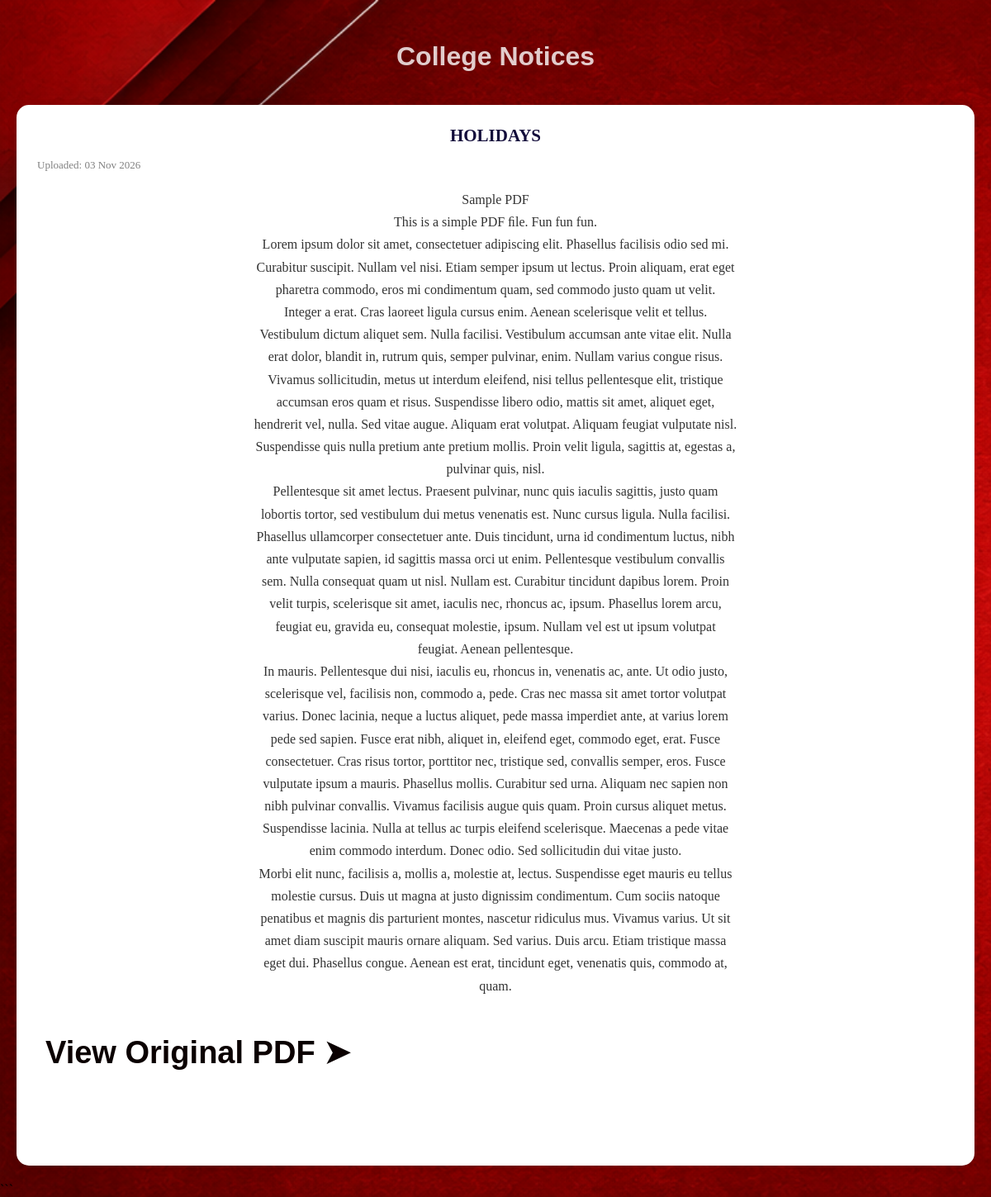
The page /notice/ on the database its author committed.
### CampusSystem/models.py (models this page shows, shortened)
class PDFDocument(models.Model):
    title = models.CharField(max_length=200)
    subject = models.CharField(max_length=100)
    semester = models.CharField(max_length=20)
    category = models.CharField(max_length=100)
    academic_year = models.CharField(max_length=20)
    summary = models.TextField(blank=True)
    file = models.FileField(upload_to="pdfs/")
    extracted_text = models.TextField(blank=True)
    uploaded_at = models.DateTimeField(auto_now_add=True)

### CampusSystem/views.py (the view)
# urls.py: path('notice/', views.notice_view, name='notice'),
def notice_view(request):
    notices = PDFDocument.objects.filter(
        category="Notice"
    ).order_by('-uploaded_at')
    return render(request, 'Campus/notice.html', {
        'notices': notices
    })

### templates/Campus/notice.html (shortened to what this page needs)
{% load static %}
<html>
<head>
    <link rel="stylesheet" href="{% static 'css/style1.css' %}">
</head>
<body>
    <h1 class="notice-heading">College Notices</h1>
    {% for notice in notices %}
        <div class="notice-card">
            <h2>{{ notice.title }}</h2>
            <p class="notice-date">
                Uploaded: {{ notice.uploaded_at|date:"d M Y" }}
            </p>
            <div class="notice-content">
                {{ notice.extracted_text|linebreaksbr }}
            </div>
            <a href="{{ notice.file.url }}" target="_blank"
               class="notice-link notice-page-link">
                View Original PDF ➤
            </a>
        </div>
    {% empty %}
        <p>No notices available.</p>
    {% endfor %}
</body>
</html>

### static/css/style1.css (style rules this page uses)
* { margin: 0; padding: 0; box-sizing: border-box; }
body { background-image: url("../img2.png"); background-size: cover; }
h1 { color: rgba(255, 255, 255, 0.8); font-family: Arial, sans-serif; text-align: center; width: 100%; padding: 20px; }
a { color: #830909; padding: 10px; margin-top: 11px; display: inline-block; text-decoration: none; font-family: Arial, sans-serif; font-size: 25px; }
.notice-link { color: aliceblue; font-size: 38px; font-weight: bold; text-align: center; margin-top: 180px; margin-left: 250px; }
.notice-heading { text-align: center; margin-top: 30px; }
.notice-page-link { display: block; width: fit-content; margin: 80px auto; text-align: center; }
.notice-card { background: white; padding: 25px; margin: 20px; border-radius: 15px; box-shadow: 0 3px 12px rgba(0,0,0,0.1); }
.notice-card h2 { color: #130D3B; margin-bottom: 15px; font-size: 21px; text-align: center; text-transform: uppercase; }
.notice-content { white-space: normal; line-height: 1.7; margin: 20px 0; text-align: center; color: #333; }
.notice-date { color: gray; font-size: 13px; }
.notice-card a { display: inline-block; margin-top: 15px; color: #0b0101; text-decoration: none; font-weight: bold; }

### rows shown on the page
PDFDocument: title "HOLIDAYS", uploaded_at "03 Nov 2026", extracted_text "Sample PDF This is a simple PDF ﬁle. Fun fun fun. Lorem ipsum dolor sit amet, consectetuer adipiscing elit. Phasellus facilisis odio sed mi. Curabitur suscipit. Nullam vel nisi. Etiam semper ipsum ut lectus. Proin aliquam, erat eget pharetra commodo, eros mi condimentum quam, sed commodo justo quam ut velit. Integer a erat. Cras laoreet ligula cursus enim. Aenean scelerisque velit et tellus. Vestibulum dictum aliquet sem. Nulla facilisi. Vestibulum accumsan ante vitae elit. Nulla erat dolor, blandit in, rutrum quis, semper pulvinar, enim. Nullam varius congue risus. Vivamus sollicitudin, metus ut interdum eleifend, nisi tellus pellentesque elit, tristique accumsan eros quam et risus.…"
